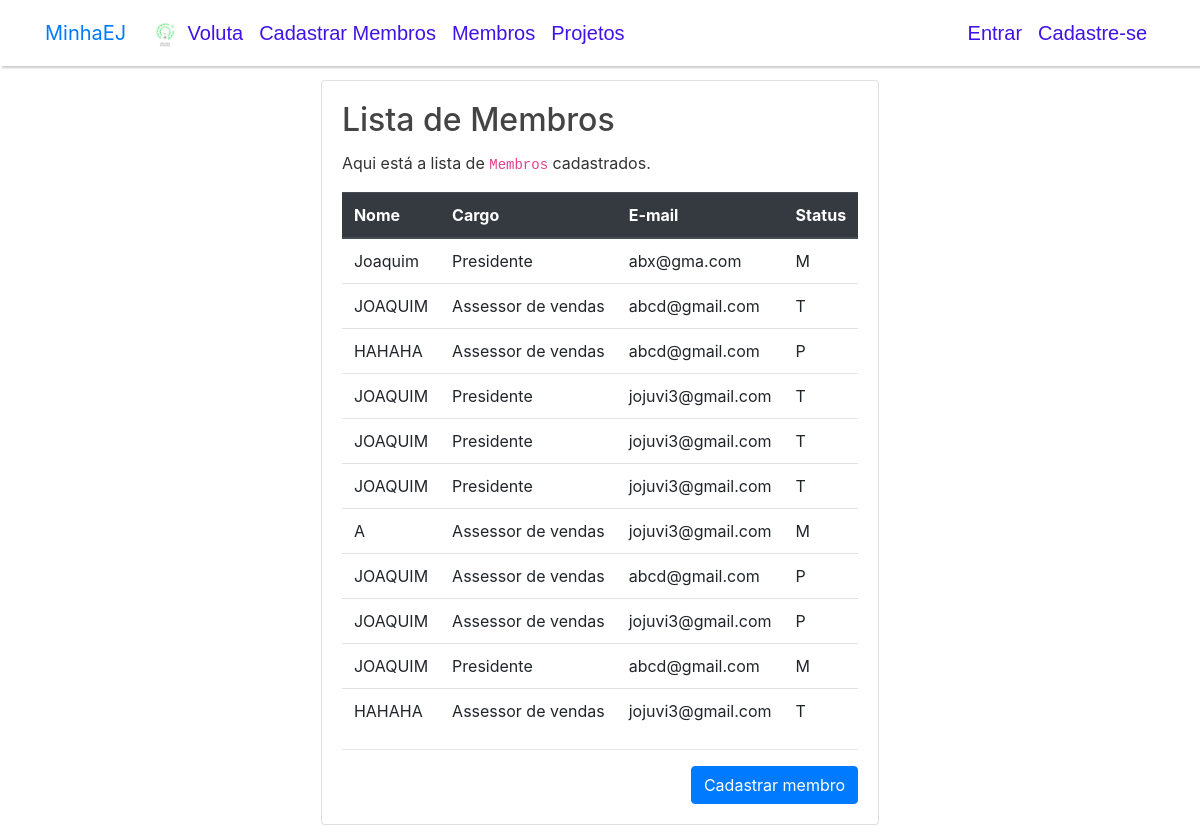
/listamembros/, run on an earlier commit of the app's database.
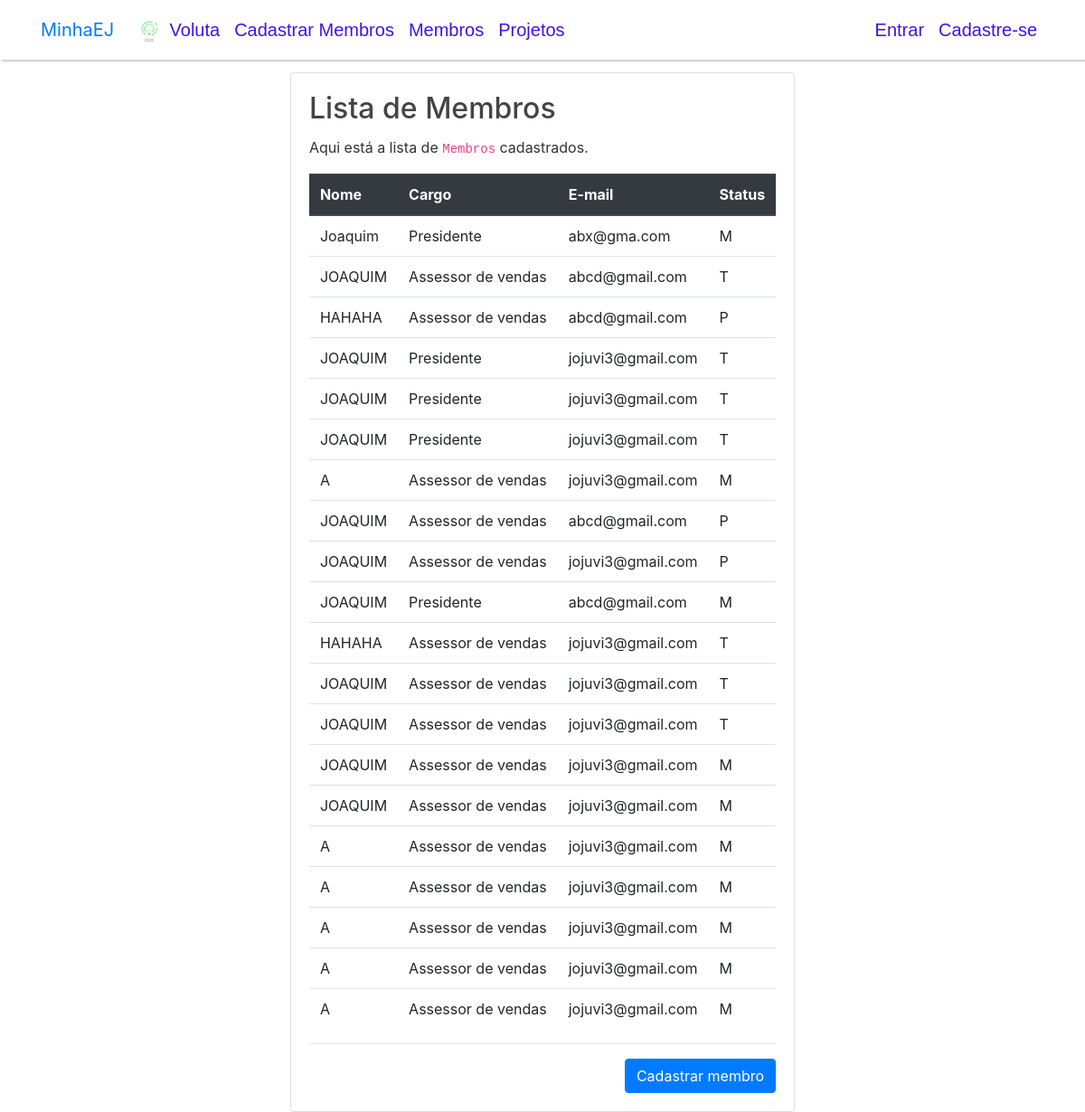
And on a later commit of the database.
### fileserver/models.py (models this page shows, shortened)
class Membro(models.Model):
    STATUS_CHOICES = [
        ["T", "Trainee"],
        ["M", "Membro"],
        ["P", "Pós Júnior"]
    ]
    nome = models.CharField(max_length=20, null=False)
    cargo = models.CharField(max_length=20, null=False)
    email = models.EmailField(null=False)
    status = models.CharField(max_length=1, choices=STATUS_CHOICES)

### fileserver/views.py (the view)
# urls.py: path('listamembros/', MembroListView.as_view(), name="lista_membros"),
class MembroListView(ListView):
    template_name = "fileserver/listamembros.html"
    model = Membro
    context_object_name = "Membros"

### fileserver/templates/fileserver/listamembros.html
{% extends "fileserver/base.html" %} {% load staticfiles %} {% block content %}
<div class="container">
    <div class="row">
        <div class="col-lg-12 col-md-12 col-sm-12 col-xs-12">
            <div class="card">
                <div class="card-body">
                    <h5 class="card-title">Lista de Membros</h5>
                    {% if Membros|length > 0 %}
                    <p class="card-text">
                        Aqui está a lista de <code>Membros</code> cadastrados.
                    </p>
                    <table class="table">
                        <thead class="thead-dark">
                            <tr>
                                <th>Nome</th>
                                <th>Cargo</th>
                                <th>E-mail</th>
                                <th>Status</th>
                            </tr>
                        </thead>
                        <tbody>
                            {% for membro in Membros %}
                            <tr>
                                <td>{{ membro.nome }}</td>
                                <td>{{ membro.cargo }}</td>
                                <td>{{ membro.email }}</td>
                                <td>{{ membro.status }}</td>
                            </tr>
                            {% endfor %}
                        </tbody>
                    </table>
                    {% else %}
                    <div class="text-center mt-5 mb-5 jumbotron">
                        <h5>Nenhum <code>Membro</code> cadastrado ainda.</h5>
                    </div>
                    {% endif %}
                    <hr />
                    <div class="text-right">
                        <a href="{% url 'cadastrar_usuario' %}" class="btn btn-primary">
                Cadastrar membro
              </a>
                    </div>
                </div>
            </div>
        </div>
    </div>
</div> {% endblock content %}

### fileserver/templates/fileserver/base.html (shortened to what this page needs)
{% load static %}
<DOCTYPE html>
    <html>
    <head>
        <link rel="stylesheet" href="https://stackpath.bootstrapcdn.com/bootstrap/4.3.1/css/bootstrap.min.css">
        <link rel="stylesheet" type="text/css" href="{% static 'fileserver/main.css' %}">
    </head>
    <body>
        <header class="site-header">
            <nav class="navbar  navbar-expand-md bg-steel fixed-top bg-white barra">
                <div class="container">
                    <a class="navbar-brand mr-4" href="{% url 'fileserver-home' %}">MinhaEJ</a>
                    <img src="{%static 'fileserver/img/Logo.png' %}" class="d-inline-block align-top logo">
                    <div class="collapse navbar-collapse" id="navbarToggle">
                        <div class="navbar-nav mr-auto">
                            <a class="nav-item nav-link navegacao" href="{% url 'fileserver-home' %}">Voluta</a>
                            <a class="nav-item nav-link navegacao" href="{% url 'cadastrar_usuario' %}">Cadastrar Membros</a>
                            <a class="nav-item nav-link navegacao" href="{% url 'lista_membros' %}">Membros</a>
                            <a class="nav-item nav-link navegacao" href="{% url 'file_list' %}">Projetos</a>
                        </div>
                        <div class="navbar-nav">
                            {% if user.is_authenticated %}
                            <a class="nav-item nav-link" href="{% url 'logout' %}">Logout {{ user.username }}</a> {% else %}
                            <a class="nav-item nav-link" href="{% url 'login' %}">Entrar</a>
                            <a class="nav-item nav-link" href="{% url 'register' %}">Cadastre-se</a> {% endif %}
                        </div>
                    </div>
                </div>
            </nav>
        </header>
        <main role="main" class="container d-flex justify-content-center">
            <div class="row">
                <div class="col-md-12">
                     {% block content %}{% endblock %}
                </div>
            </div>
        </main>
    </body>
    </html>
</DOCTYPE>

### fileserver/static/fileserver/main.css (style rules this page uses)
body { background: #ffffff; color: #333333; margin-top: 5rem; }
h1, h2, h3, h4, h5, h6 { color: #444444; font-size: 200%; }
p { text-align: justify; }
.site-header { border: #333333; box-shadow: 2px 2px 2px rgba(78, 78, 78, 0.301); border-radius: 30%; }
.bg-steel { background-color: #888888; }
.site-header .navbar-nav .nav-link { color: #4012e6; font-family: 'Gill Sans', 'Gill Sans MT', Calibri, 'Trebuchet MS', sans-serif; font-size: 20px; }
.barra { box-shadow: 2px 2px 2px rgba(78, 78, 78, 0.301); }
.logo { width: auto; height: 30px; }
.navegacao { padding: 10px; }

What changed in the data, as far as the page shows it:
added Membro: nome "JOAQUIM", cargo "Assessor de vendas", email "jojuvi3@gmail.com", status "T"
added Membro: nome "JOAQUIM", cargo "Assessor de vendas", email "jojuvi3@gmail.com", status "T"
added Membro: nome "JOAQUIM", cargo "Assessor de vendas", email "jojuvi3@gmail.com", status "M"
added Membro: nome "JOAQUIM", cargo "Assessor de vendas", email "jojuvi3@gmail.com", status "M"
added Membro: nome "A", cargo "Assessor de vendas", email "jojuvi3@gmail.com", status "M"
added Membro: nome "A", cargo "Assessor de vendas", email "jojuvi3@gmail.com", status "M"
added Membro: nome "A", cargo "Assessor de vendas", email "jojuvi3@gmail.com", status "M"
added Membro: nome "A", cargo "Assessor de vendas", email "jojuvi3@gmail.com", status "M"
added Membro: nome "A", cargo "Assessor de vendas", email "jojuvi3@gmail.com", status "M"
